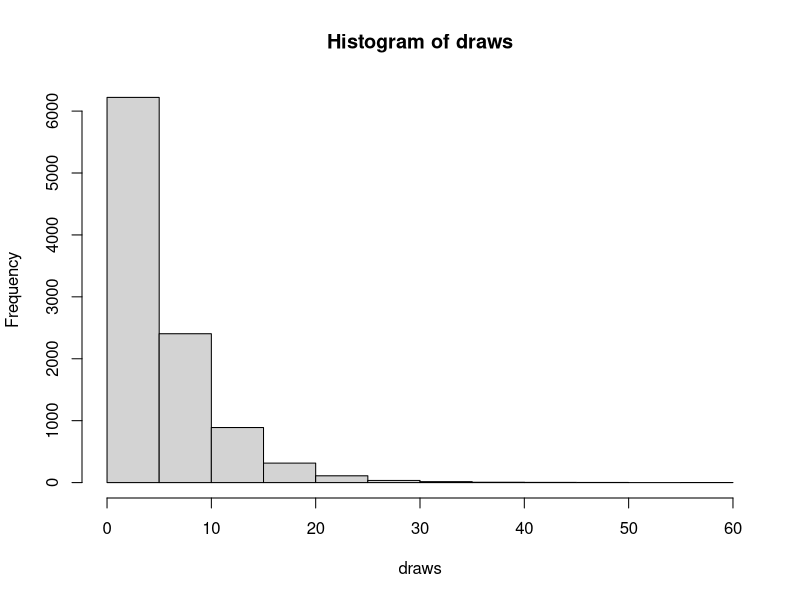
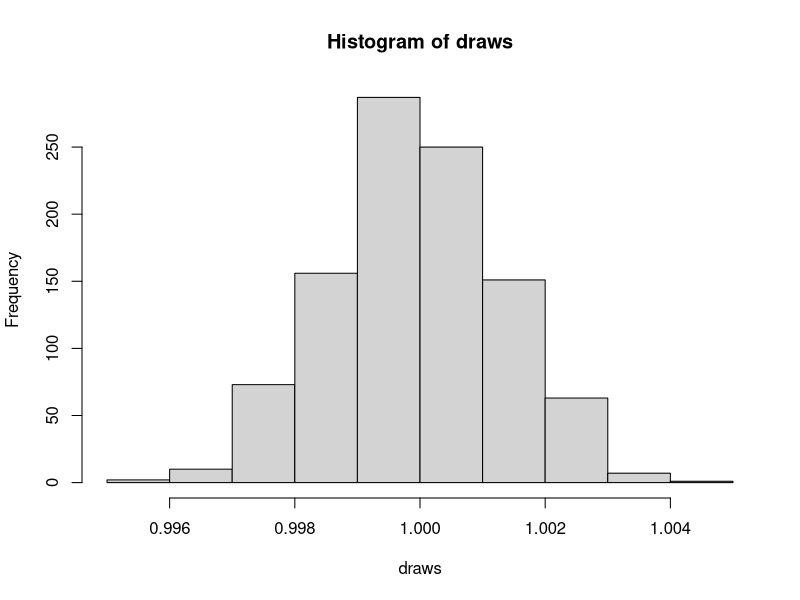

These charts were generated, in order, by the following R code:
## ---- chunk 1
    getwd()
## ---- chunk 2
library(ggplot2)
draws <- rexp(10000, .2)
hist(draws)
## ---- chunk 3
library(ggplot2)
alpha_morpho <- runif(1, 0, 1E6 )

draws <- rgamma(1000, shape = alpha_morpho, rate = alpha_morpho)
hist(draws)
